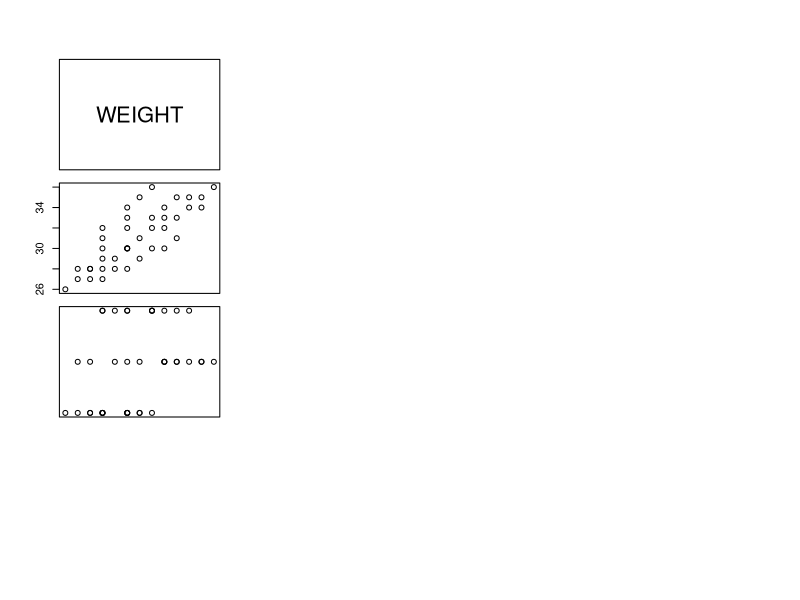

This figure's R source: (Note: this script raises an error after producing the figure.)
## ---- chunk 1
knitr::opts_chunk$set(fig.width=8, fig.height=6) #set size of graphs
HOSPB<-read.csv('REV_C11_17.csv')
dim(HOSPB)
HOSPB$HOSPn <- as.numeric(HOSPB$HOSP)  #create a numeric HOSP for plotting
## ---- chunk 2
summary(HOSPB)
plot(HOSPB)
  

## ---- chunk 3
HOSPB$HOSP<-as.factor(HOSPB$HOSP)
by(HOSPB,HOSPB$HOSP,summary)
## ---- chunk 4
with(HOSPB,plot(WEEKS, WEIGHT, pch=HOSPn, col=(1 + HOSPn),
     ylab='WEIGHT',xlab='WEEKS', main="scatterplot of WEIGHT versus WEEKS"))

legend('topleft', c('A', 'B','C'), pch=1:3, col=c(1,3), 
       bty="n")

## ---- chunk 5
fit_WW<-lm(HOSPB$WEIGHT~HOSPB$WEEKS+HOSPB$HOSP)
summary(fit_WW)
## ---- chunk 6
fit_gww<-lm(HOSPB$WEIGHT~HOSPB$WEEKS+HOSPB$HOSP+HOSPB$WEEKS*HOSPB$HOSP)
summary(fit_gww)
## ---- chunk 7

with(HOSPB,plot(WEEKS, WEIGHT, pch=HOSPn, col=(1 + HOSPn),
     xlab='WEEKS',ylab='WEIGHT', main="scatterplot of WEIGHT versus WEEKS"))

legend('topleft', c('A', 'B','C'), pch=1:3, col=c(1,3), 
       bty="n")


ww<-coef(fit_gww)
ww
abline(ww[1], ww[2], col=1)
abline(ww[1] + ww[3], ww[2] + ww[5], col=2)
abline(ww[1] + ww[4], ww[2] + ww[6], col=3)

## ---- chunk 8
anova(fit_WW,fit_gww)
